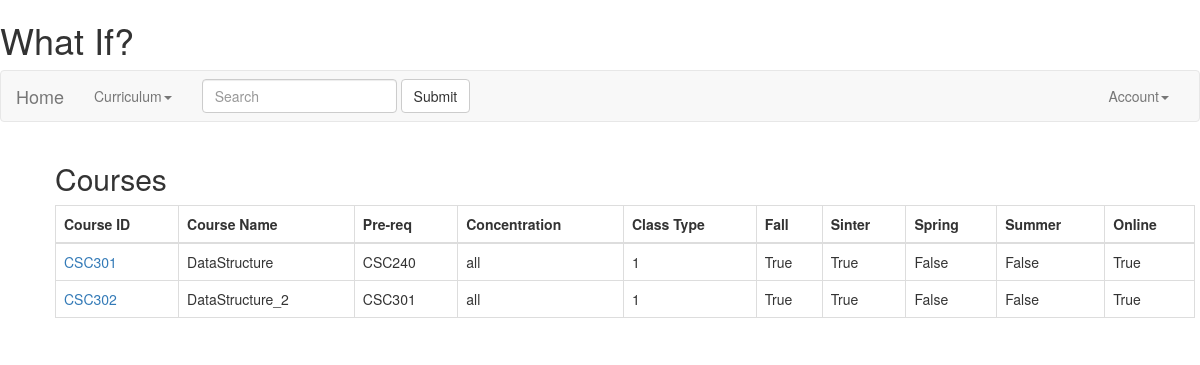
The app's page /cslist/ with its own data.
### courses/models.py (models this page shows, shortened)
class Course(models.Model):
    course_id = models.CharField(max_length=120)
    course_name = models.CharField(max_length=120)
    pre_req = models.CharField(max_length=120)
    cs_cons = models.CharField(max_length=120)
    cs_class_type = models.CharField(max_length=120)
    fall = models.BooleanField()
    winter = models.BooleanField()
    spring = models.BooleanField()
    summer = models.BooleanField()
    online = models.BooleanField()

### courses/views.py (the view)
# urls.py: url(r'^cslist/', cs_course_list),
def cs_course_list(request):
	queryset =  Course.objects.all()
	context = {
		"object_list": queryset,
		"title" : "Courses"
	}
	return render(request, "cs_Courses.html", context)

### templates/cs_Courses.html (shortened to what this page needs)
<!DOCTYPE html>
<html lang="en">
  <head>
    <link rel="stylesheet" href="https://maxcdn.bootstrapcdn.com/bootstrap/3.3.7/css/bootstrap.min.css">
  </head>
    <h1>What If?</h1>
    <nav class="navbar navbar-default">
      <div class="container-fluid">
        <div class="navbar-header">
          <a class="navbar-brand" href="/home">Home</a>
        </div>
        <div class="collapse navbar-collapse" id="bs-example-navbar-collapse-1">
          <ul class="nav navbar-nav">
            <li class="dropdown">
              <a href="#" class="dropdown-toggle" data-toggle="dropdown" role="button" aria-haspopup="true" aria-expanded="false">Curriculum<span class="caret"></span></a>
            </li>
          </ul>
          <form class="navbar-form navbar-left">
            <div class="form-group">
              <input type="text" class="form-control" placeholder="Search">
            </div>
            <button type="submit" class="btn btn-default">Submit</button>
          </form>
          <ul class="nav navbar-nav navbar-right">
            <li class="dropdown">
              <a href="#" class="dropdown-toggle" data-toggle="dropdown" role="button" aria-haspopup="true" aria-expanded="false">Account<span class="caret"></span></a>
            </li>
          </ul>
        </div>
      </div>
    </nav>
    <ul style = "list-style-type: none">
      <div class="container">
        <h2>Courses</h2>
        <table class="table table-bordered">
        <thead>
          <tr>
          <th>Course ID</th>
          <th>Course Name</th>
          <th>Pre-req</th>
          <th>Concentration</th>
          <th>Class Type</th>
          <th>Fall</th>
          <th>Sinter</th>
          <th>Spring</th>
          <th>Summer</th>
          <th>Online</th>
          </tr>
        </thead>
        <tbody>
        {% for obj in object_list %}
          <tr>
          <td><a href='/csdetail/{{obj.id}}'>{{obj.course_id}}</a></br></td>
          <td>{{obj.course_name}}</br></td>
          <td>{{obj.pre_req}}</br></td>
          <td>{{obj.cs_cons}}</br></td>
          <td>{{obj.cs_class_type}}</br></td>
          <td>{{obj.fall }}</br></td>
          <td>{{obj.winter }}</br></td>
          <td>{{obj.spring }}</br></td>
          <td>{{obj.summer }}</br></td>
          <td>{{obj.online }}</br></td>
          </tr>
        {% endfor %}
        </tbody>
        </table>
      </div>
          </br><br>
      </ul>
  </body>
</html>

### records on screen
Course: course_id "CSC301", course_name "DataStructure", pre_req "CSC240", cs_cons "all", cs_class_type "1", fall "True", winter "True", spring "False", summer "False", online "True"
Course: course_id "CSC302", course_name "DataStructure_2", pre_req "CSC301", cs_cons "all", cs_class_type "1", fall "True", winter "True", spring "False", summer "False", online "True"
